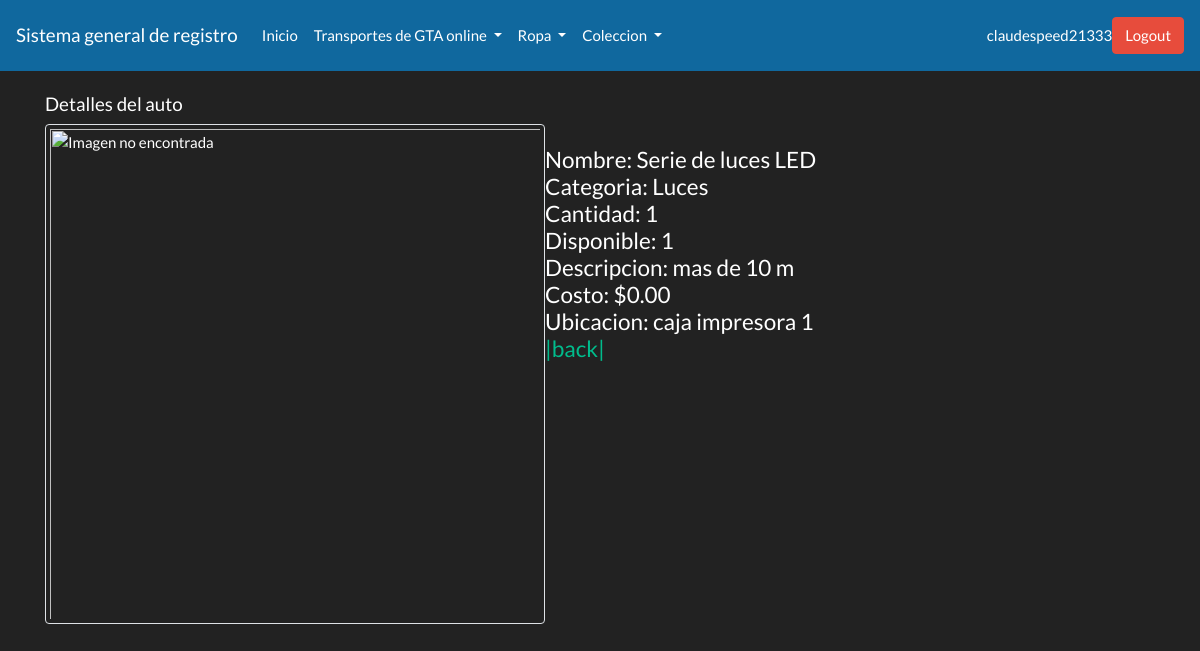
The app's page /coleccion/detailcoleccion/1 (signed in) with its own data.
### electronicos/models.py (models this page shows, shortened)
class electronico(models.Model):
    nombre = models.CharField(max_length=50)
    categoria = models.ForeignKey(categoria,on_delete=models.CASCADE)
    cantidad= models.IntegerField(validators=[MaxValueValidator(100000,'Debe ser menos de 100,000'),MinValueValidator(1,'Debe haber al menos 1')])
    disponible = models.IntegerField(validators=[MaxValueValidator(100000,'Debe ser menos de 100,000'),MinValueValidator(0,'Debe ser 0 o mayor')])
    descripcion = models.TextField(blank = True)
    costo = models.DecimalField(max_digits=9,decimal_places=2,validators=[MaxValueValidator(1000000,'Debe ser menor a 1,000,000'),MinValueValidator(0,'Debe ser 0 o mayor')])
    imagen = models.ImageField(blank = True)
    ubicacion = models.ForeignKey(ubicacion,on_delete=models.CASCADE)
    usuario = models.ForeignKey(settings.AUTH_USER_MODEL, on_delete=models.CASCADE)

class categoria (models.Model):
    categoria = models.CharField(max_length=50)
    usuario = models.ForeignKey(settings.AUTH_USER_MODEL, on_delete=models.CASCADE)
    def __str__(self):
        return self.categoria

class ubicacion (models.Model):
    ubicacion = models.CharField(max_length=50)
    usuario = models.ForeignKey(settings.AUTH_USER_MODEL, on_delete=models.CASCADE)
    def __str__(self):
        return self.ubicacion

### electronicos/views.py (the view)
# urls.py: path('detailcoleccion/<int:id>',views.electronicodetail,name="electronicodetail"),
@login_required
def electronicodetail(request,id):
	queryset = electronico.objects.get(id=id)
	context={
	"object":queryset
}
	return render(request,"electronicos/detail.html", context)

### templates/electronicos/detail.html (shortened to what this page needs)
{% extends "base.html" %}
{%load static %}
{% block content %}
<h5 class="mt-0">Detalles del auto</h5>
<div class="media">
  {% if pk.imagen %}
  <a href="{{object.imagen.url}}"> <img src="{{object.imagen.url}}" class="img-thumbnail" width="500" height="1000" alt="Imagen no encontrada"></a>
  {%else%}
  <img src="#" class="img-thumbnail" width="500" height="1000" alt="Imagen no encontrada"></a>
  {%endif%}
  <div class="media-body">
    <br>
    <h4>
Nombre: {{object.nombre}}<br>
Categoria: {{object.categoria}}<br>
Cantidad: {{object.cantidad}}<br>
Disponible: {{object.disponible}}<br>
Descripcion: {{object.descripcion}}<br>
Costo: ${{object.costo}}<br>
Ubicacion: {{object.ubicacion}}<br>
<a href="{% url 'electronicolist' %}">|back|</a>
</h4>
  </div>
</div>
{%endblock%}

### templates/navbar.html (shortened to what this page needs)
<div>
    <nav class="navbar  navbar-expand-lg navbar-light" style="background-color: #10689e;">
      <a class="navbar-brand" href="#">Sistema general de registro</a>
      <div class="collapse navbar-collapse" id="navbarSupportedContent">
        <ul class="navbar-nav mr-auto">
          <li class="nav-item">
            <a class="nav-link" href="{% url 'login' %}">Inicio</span></a>
          </li>
          {% if request.user.is_authenticated %}
          <li class="nav-item dropdown">
            <a class="nav-link dropdown-toggle" href="#" id="navbarDropdown" role="button" data-toggle="dropdown" aria-haspopup="true" aria-expanded="false">
              Transportes de GTA online
            </a>
          </li>
          <li class="nav-item dropdown">
            <a class="nav-link dropdown-toggle" href="#" id="navbarDropdown" role="button" data-toggle="dropdown" aria-haspopup="true" aria-expanded="false">
              Ropa
            </a>
          </li>
          <li class="nav-item dropdown">
            <a class="nav-link dropdown-toggle" href="#" id="navbarDropdown" role="button" data-toggle="dropdown" aria-haspopup="true" aria-expanded="false">
              Coleccion
            </a>
          </li>
          {%endif%}
        </ul>
        {% if request.user.is_authenticated %}
        <letra1>{{request.user}}</letra1>
        <a  class="btn btn-danger" href="{% url 'logout' %}" role="button">Logout </a>
        {%else%}
        <a class="btn btn-primary" href="{% url 'signup'%}" role="button">SignUp</a>
        <a class="btn btn-secondary" href="{% url 'login'%}" role="button">Login</a>
        {%endif%}
      </div>
    </nav>
    </div>

### records on screen
electronico: nombre "Serie de luces LED", categoria "Luces", cantidad "1", disponible "1", descripcion "mas de 10 m", costo "0.00", ubicacion "caja impresora 1"

### other values on screen
{{ request.user }} "claudespeed21333"
